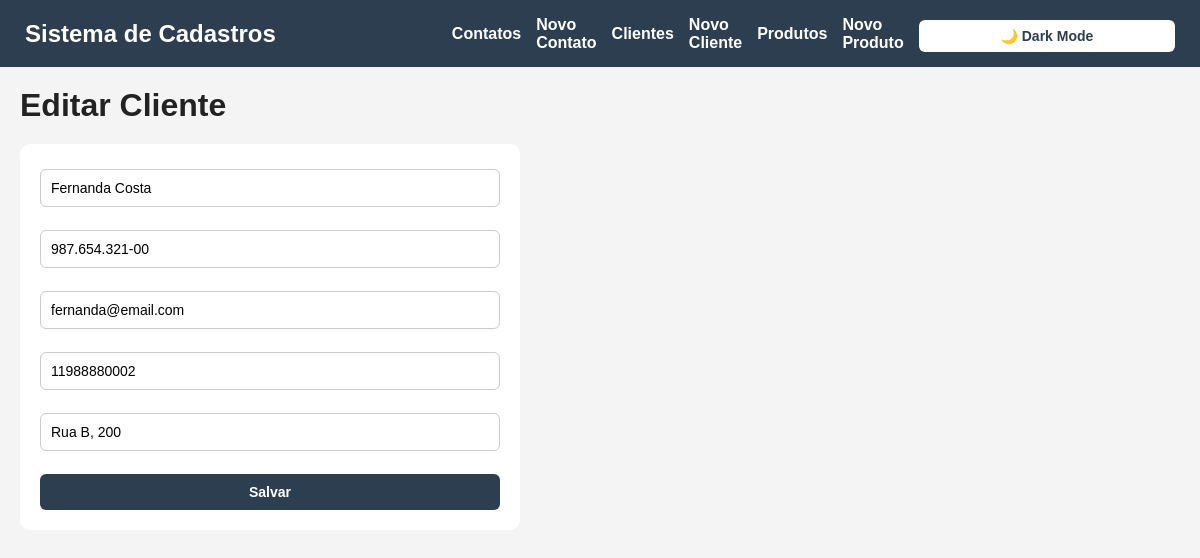
Page /editar_cliente.php?id=2 on the committed database.
### tables this page shows
CREATE TABLE clientes (
    id INT AUTO_INCREMENT PRIMARY KEY,
    nome VARCHAR(100) NOT NULL,
    cpf VARCHAR(14) NOT NULL UNIQUE,
    email VARCHAR(100) NOT NULL,
    telefone VARCHAR(14) NOT NULL,
    endereco VARCHAR(255) NOT NULL,
    created_at TIMESTAMP DEFAULT CURRENT_TIMESTAMP
);

### editar_cliente.php (the view, shortened to what this page needs)
<?php
require_once 'config.php';
require_once 'cabecalho.php';
$id = $_GET['id'] ?? null;
$stmt = $pdo->prepare(
    'SELECT * FROM clientes WHERE id = ?'
);
$stmt->execute([$id]);
$cliente = $stmt->fetch();
?>
<h1>Editar Cliente</h1>
<form method="POST">
    <input type="text" name="nome"
        value="<?php echo htmlspecialchars($cliente['nome']); ?>">
    <br><br>
    <input type="text" name="cpf"
        value="<?php echo htmlspecialchars($cliente['cpf']); ?>">
    <br><br>
    <input type="email" name="email"
        value="<?php echo htmlspecialchars($cliente['email']); ?>">
    <br><br>
    <input type="text" name="telefone"
        value="<?php echo htmlspecialchars($cliente['telefone']); ?>">
    <br><br>
    <input type="text" name="endereco"
        value="<?php echo htmlspecialchars($cliente['endereco']); ?>">
    <br><br>
    <button type="submit">
        Salvar
    </button>
</form>

### cabecalho.php (style rules this page uses)
* { margin: 0; padding: 0; box-sizing: border-box; }
body { font-family: Arial, sans-serif; background-color: #f4f4f4; color: #222; transition: 0.3s; }
form { background: white; padding: 20px; border-radius: 10px; margin-top: 20px; max-width: 500px; }
input, textarea, button { width: 100%; padding: 10px; margin-top: 5px; border-radius: 6px; border: 1px solid #ccc; font-size: 14px; }
button { background: #2c3e50; color: white; font-weight: bold; cursor: pointer; border: none; }

### rows in the picture
clientes: nome "Fernanda Costa", cpf "987.654.321-00", email "fernanda@email.com", telefone "11988880002", endereco "Rua B, 200"
